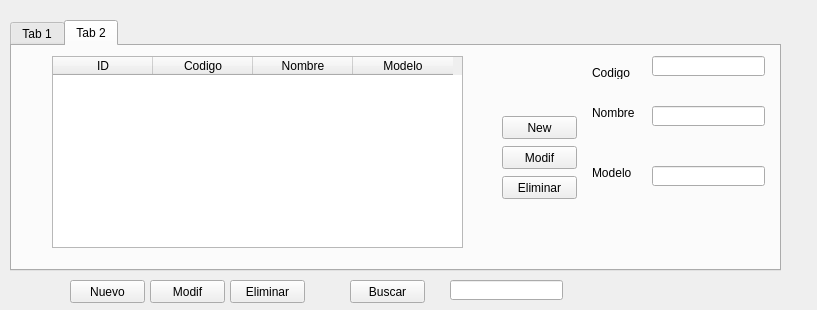
<?xml version="1.0" encoding="UTF-8"?>
<ui version="4.0">
 <class>Form</class>
 <widget class="QWidget" name="Form">
  <property name="geometry">
   <rect>
    <x>0</x>
    <y>0</y>
    <width>817</width>
    <height>310</height>
   </rect>
  </property>
  <property name="windowTitle">
   <string>Form</string>
  </property>
  <widget class="QPushButton" name="nuevo_btn">
   <property name="geometry">
    <rect>
     <x>70</x>
     <y>280</y>
     <width>75</width>
     <height>23</height>
    </rect>
   </property>
   <property name="text">
    <string>Nuevo</string>
   </property>
  </widget>
  <widget class="QPushButton" name="modif_btn">
   <property name="geometry">
    <rect>
     <x>150</x>
     <y>280</y>
     <width>75</width>
     <height>23</height>
    </rect>
   </property>
   <property name="text">
    <string>Modif</string>
   </property>
  </widget>
  <widget class="QPushButton" name="elim_btn">
   <property name="geometry">
    <rect>
     <x>230</x>
     <y>280</y>
     <width>75</width>
     <height>23</height>
    </rect>
   </property>
   <property name="text">
    <string>Eliminar</string>
   </property>
  </widget>
  <widget class="QPushButton" name="busca_btn">
   <property name="geometry">
    <rect>
     <x>350</x>
     <y>280</y>
     <width>75</width>
     <height>23</height>
    </rect>
   </property>
   <property name="text">
    <string>Buscar</string>
   </property>
  </widget>
  <widget class="QLineEdit" name="lineEdit_txt">
   <property name="geometry">
    <rect>
     <x>450</x>
     <y>280</y>
     <width>113</width>
     <height>20</height>
    </rect>
   </property>
  </widget>
  <widget class="QTabWidget" name="tabWidget">
   <property name="geometry">
    <rect>
     <x>10</x>
     <y>20</y>
     <width>771</width>
     <height>251</height>
    </rect>
   </property>
   <property name="currentIndex">
    <number>1</number>
   </property>
   <widget class="QWidget" name="tab">
    <attribute name="title">
     <string>Tab 1</string>
    </attribute>
    <widget class="QTableWidget" name="tableWidget">
     <property name="geometry">
      <rect>
       <x>0</x>
       <y>0</y>
       <width>751</width>
       <height>211</height>
      </rect>
     </property>
     <property name="alternatingRowColors">
      <bool>true</bool>
     </property>
     <row>
      <property name="text">
       <string>Cliente1</string>
      </property>
     </row>
     <row>
      <property name="text">
       <string>Cliente2</string>
      </property>
     </row>
     <row>
      <property name="text">
       <string>Cliente3</string>
      </property>
     </row>
     <row>
      <property name="text">
       <string>Cliente4</string>
      </property>
     </row>
     <column>
      <property name="text">
       <string>ID</string>
      </property>
     </column>
     <column>
      <property name="text">
       <string>Nombre</string>
      </property>
     </column>
     <column>
      <property name="text">
       <string>Cod_clie</string>
      </property>
     </column>
     <column>
      <property name="text">
       <string>fecha</string>
      </property>
     </column>
     <column>
      <property name="text">
       <string>Trabajos</string>
      </property>
     </column>
     <column>
      <property name="text">
       <string>Precio</string>
      </property>
     </column>
     <column>
      <property name="text">
       <string>Observaciones</string>
      </property>
     </column>
    </widget>
   </widget>
   <widget class="QWidget" name="tab_2">
    <attribute name="title">
     <string>Tab 2</string>
    </attribute>
    <widget class="QTableWidget" name="tableWidget_2">
     <property name="geometry">
      <rect>
       <x>40</x>
       <y>10</y>
       <width>411</width>
       <height>192</height>
      </rect>
     </property>
     <column>
      <property name="text">
       <string>ID</string>
      </property>
     </column>
     <column>
      <property name="text">
       <string>Codigo</string>
      </property>
     </column>
     <column>
      <property name="text">
       <string>Nombre</string>
      </property>
     </column>
     <column>
      <property name="text">
       <string>Modelo</string>
      </property>
     </column>
    </widget>
    <widget class="QPushButton" name="new_btn">
     <property name="geometry">
      <rect>
       <x>490</x>
       <y>70</y>
       <width>75</width>
       <height>23</height>
      </rect>
     </property>
     <property name="text">
      <string>New</string>
     </property>
    </widget>
    <widget class="QPushButton" name="modif_btn_2">
     <property name="geometry">
      <rect>
       <x>490</x>
       <y>100</y>
       <width>75</width>
       <height>23</height>
      </rect>
     </property>
     <property name="text">
      <string>Modif</string>
     </property>
    </widget>
    <widget class="QLineEdit" name="codigo_txt">
     <property name="geometry">
      <rect>
       <x>640</x>
       <y>10</y>
       <width>113</width>
       <height>20</height>
      </rect>
     </property>
    </widget>
    <widget class="QLineEdit" name="nombre_txt">
     <property name="geometry">
      <rect>
       <x>640</x>
       <y>60</y>
       <width>113</width>
       <height>20</height>
      </rect>
     </property>
    </widget>
    <widget class="QLineEdit" name="modelo_txt">
     <property name="geometry">
      <rect>
       <x>640</x>
       <y>120</y>
       <width>113</width>
       <height>20</height>
      </rect>
     </property>
    </widget>
    <widget class="QLabel" name="codigo_l">
     <property name="geometry">
      <rect>
       <x>580</x>
       <y>20</y>
       <width>47</width>
       <height>13</height>
      </rect>
     </property>
     <property name="text">
      <string>Codigo</string>
     </property>
    </widget>
    <widget class="QLabel" name="nombre_l">
     <property name="geometry">
      <rect>
       <x>580</x>
       <y>60</y>
       <width>47</width>
       <height>13</height>
      </rect>
     </property>
     <property name="text">
      <string>Nombre</string>
     </property>
    </widget>
    <widget class="QLabel" name="modelo_l">
     <property name="geometry">
      <rect>
       <x>580</x>
       <y>120</y>
       <width>47</width>
       <height>13</height>
      </rect>
     </property>
     <property name="text">
      <string>Modelo</string>
     </property>
    </widget>
    <widget class="QPushButton" name="elim_btn_2">
     <property name="geometry">
      <rect>
       <x>490</x>
       <y>130</y>
       <width>75</width>
       <height>23</height>
      </rect>
     </property>
     <property name="text">
      <string>Eliminar</string>
     </property>
    </widget>
   </widget>
  </widget>
 </widget>
 <resources/>
 <connections>
  <connection>
   <sender>tableWidget</sender>
   <signal>cellDoubleClicked(int,int)</signal>
   <receiver>modif_btn</receiver>
   <slot>toggle()</slot>
   <hints>
    <hint type="sourcelabel">
     <x>104</x>
     <y>95</y>
    </hint>
    <hint type="destinationlabel">
     <x>193</x>
     <y>266</y>
    </hint>
   </hints>
  </connection>
 </connections>
</ui>
